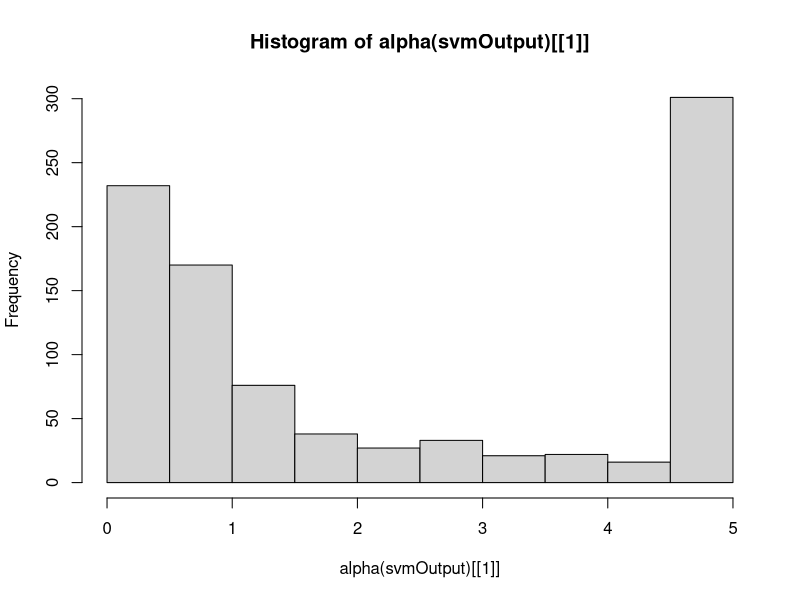
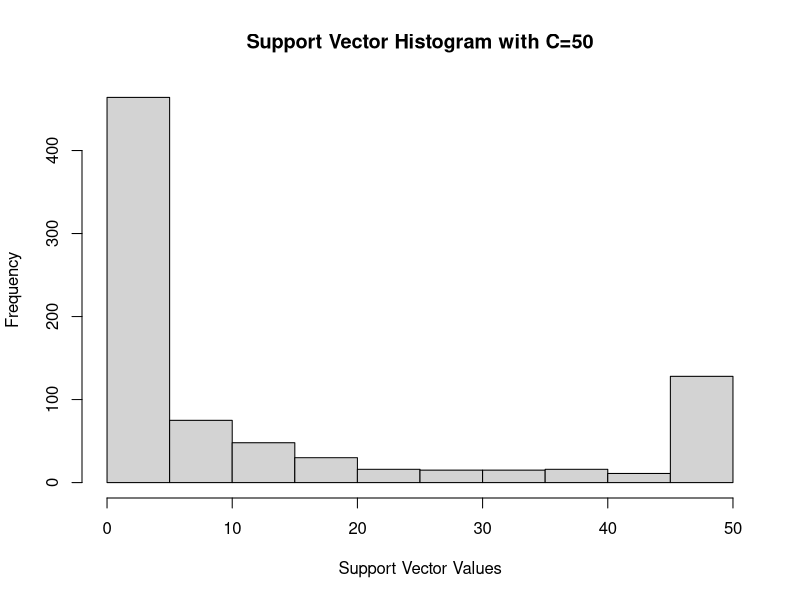

The R script that drew these images, in order:
# Title     : Support Vector Machine with R
# Objective : Using R to realize support vector machine
# Created by: Wu Shangbin
# Created on: 2021/6/24
# Reference : Jeffrey S. SALTZ, JEFFREY M. STANTON "An Introduction to Data Science"
# Data used : ewlett-Packard公司的雇员收到的邮件:：https://archive.ics.uci.edu/ml/datasets/Spambase
# Pkgs used : "kernlab",
# install.packages("kernlab")
library(kernlab)
data(spam) # 使用Hewlett-Packard公司的雇员收到的邮件作为数据集，任务是：区分普通邮件和垃圾邮件
# 关于数据，可参考此链接：https://archive.ics.uci.edu/ml/datasets/Spambase
# 简单地查看一下数据
str(spam)
dim(spam) # 4601*58
table(spam$type)
#---划分训练集与测试集
randIndex <- sample(1:dim(spam)[1])
# 创造了一个从1到4601的随机序列
summary(randIndex)
length(randIndex)
head(randIndex)
cutPoint2_3 <- floor(2*dim(spam)[1] / 3)
cutPoint2_3

trainData <- spam[randIndex[1:cutPoint2_3], ]
testData <- spam[randIndex[(cutPoint2_3+1):dim(spam)[1]], ]
print(dim(spam))
print(dim(trainData))
print(dim(testData))
svmOutput <- ksvm(type ~., data=trainData, kernel="rbfdot", kpar="automatic", C=5, cross=3, prob.model=TRUE)
# parameters:
# type ~. : 以trainData中其他的列作为特征，type作为label
# kernel="rbfdot" : 这个核函数的功能是，新加一个特征：点*到原点距离
# C=5 : C越小会允许更多的分类错误，C越大，越要求超平面严格分割
# cross=3 : cross-validation
print(svmOutput)
hist(alpha(svmOutput)[[1]])
# 这个直方图中，横轴是support vector。其最大值是我们刚刚设置的C=5，越大的值表示越难分类的样本
# 如果我们将C的值取得更大：
svmOutput <- ksvm(type ~., data=trainData, kernel="rbfdot", kpar="automatic", C=50, cross=3, prob.model=TRUE)
svmOutput
# 会发现training error更小了，但是cross validation error更大了，也就是说，有过拟合
hist(alpha(svmOutput)[[1]], main="Support Vector Histogram with C=50", xlab="Support Vector Values")
# 看看哪些样本是易分类的:(支持向量的值比较小)
alphaindex(svmOutput)[[1]][alpha(svmOutput)[[1]] < 0.05]
trainData[54, ]
# 看看难分类的垃圾邮件：
alphaindex(svmOutput)[[1]][alpha(svmOutput)[[1]] == 50]
trainData[15, ]
svmPred <- predict(svmOutput, testData, type = "votes")
print(dim(testData))
print(dim(svmPred))
compTable <- data.frame(testData[,58], svmPred[1,])
# confusion matrix
table(compTable)
